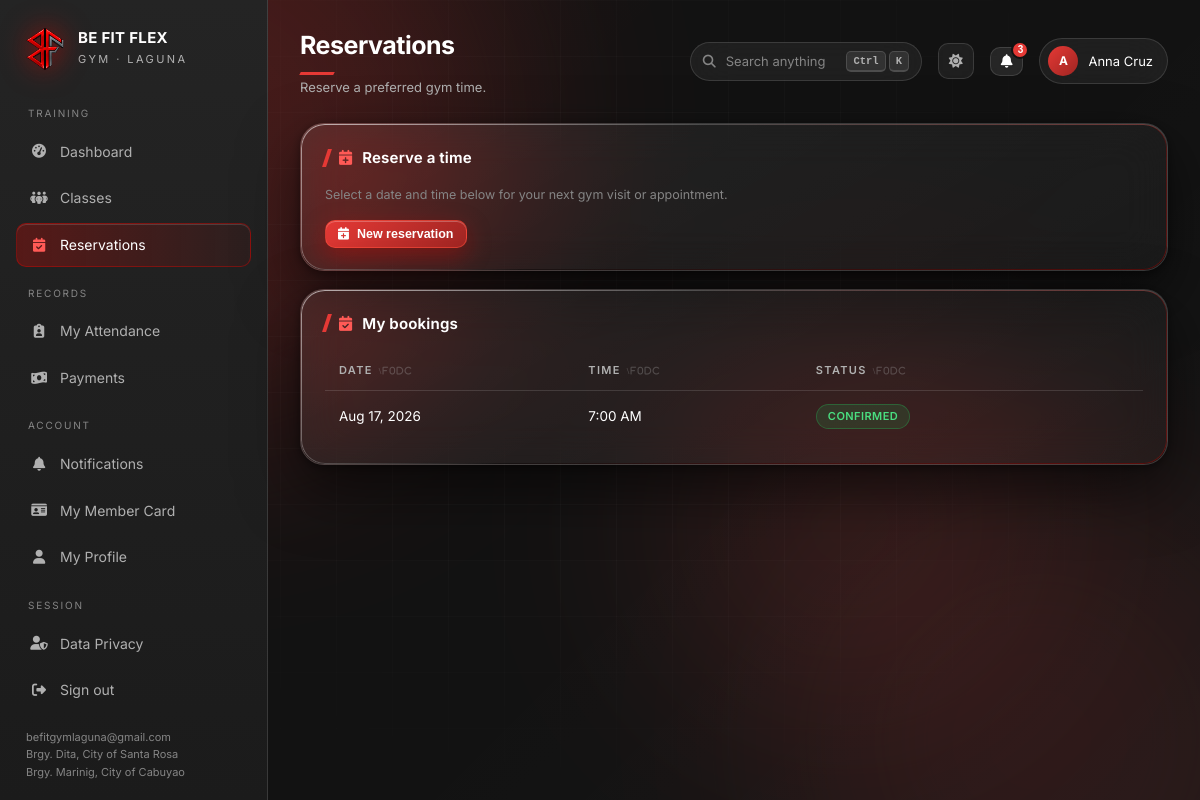
Screenshot of /member/reservations.php (signed in) with the database file from the repository.
### tables this page shows
CREATE TABLE reservations (
    reservation_id INT PRIMARY KEY AUTO_INCREMENT,
    member_id VARCHAR(50) NOT NULL,
    reservation_date DATE NOT NULL,
    reservation_time TIME NOT NULL,
    status ENUM('Confirmed','Cancelled','Completed') NOT NULL DEFAULT 'Confirmed',
    created_at TIMESTAMP DEFAULT CURRENT_TIMESTAMP,
    FOREIGN KEY (member_id) REFERENCES members(member_id) ON DELETE CASCADE,
    INDEX idx_member_id (member_id), INDEX idx_reservation_date (reservation_date)
);

### config/db.php (called while the page is built, shortened)
<?php
function db(): PDO
{
    static $pdo = null;
    if ($pdo instanceof PDO) {
        return $pdo;
    }
    $dsn = sprintf('mysql:host=%s;port=%s;dbname=%s;charset=utf8mb4', DB['host'], DB['port'], DB['name']);
    try {
        $pdo = new PDO($dsn, DB['user'], DB['pass'], [
            PDO::ATTR_ERRMODE            => PDO::ERRMODE_EXCEPTION,
            PDO::ATTR_DEFAULT_FETCH_MODE => PDO::FETCH_ASSOC,
            PDO::ATTR_EMULATE_PREPARES   => false,
        ]);
    } catch (PDOException $e) {
        http_response_code(500);
        error_log('Database connection failed: ' . $e->getMessage());
        echo '<!doctype html><meta charset="utf-8">'
           . '<div style="font:16px system-ui;background:#0a0a0a;color:#eee;padding:40px;height:100vh">'
           . '<h1 style="color:#E10600">Database connection failed</h1>'
           . '<p>MySQL is not reachable, the database has not been imported, or its environment variables are incorrect.</p>'
           . '<p>Check the database service and application logs, then verify the MYSQLHOST, MYSQLPORT, MYSQLDATABASE, MYSQLUSER, and MYSQLPASSWORD settings.</p></div>';
        exit;
    }
    return $pdo;
}

### member/reservations.php (the view, shortened to what this page needs)
<?php
$mid = $_SESSION['member_id'] ?? '';
$mine = rows(
  'SELECT r.*
     FROM reservations r
      WHERE r.member_id = ? ORDER BY r.reservation_date DESC, r.reservation_time DESC', [$mid]
);
include __DIR__ . '/../includes/header.php';
?>
<div class="panel glass">
  <h2><i class="fa-solid fa-calendar-plus"></i> Reserve a time</h2>
  <div class="note" style="margin-bottom:14px">Select a date and time below for your next gym visit or appointment.</div>
  <button class="btn red sm" onclick="book()"><i class="fa-solid fa-calendar-plus"></i> New reservation</button>
</div>
<div class="panel glass">
  <h2><i class="fa-solid fa-calendar-check"></i> My bookings</h2>
  <?php if (!$mine): ?>
    <div class="empty"><i class="fa-solid fa-calendar-xmark"></i>No bookings yet.</div>
  <?php else: ?>
  <div class="table-wrap"><table>
    <thead><tr><th>Date</th><th>Time</th><th>Status</th><th></th></tr></thead>
    <tbody>
    <?php foreach ($mine as $r): ?>
      <tr>
        <td><?= dt($r['reservation_date']) ?></td>
        <td><?= timeh($r['reservation_time']) ?></td>
        <td><?= badge($r['status']) ?></td>
        <td>
        </td>
      </tr>
    <?php endforeach; ?>
    </tbody>
  </table></div>
  <?php endif; ?>
</div>
<?php include __DIR__ . '/../includes/footer.php'; ?>

### includes/helpers.php (shortened to what this page needs)
<?php
function e(mixed $v): string
{
    return htmlspecialchars((string) $v, ENT_QUOTES, 'UTF-8');
}
function dt(?string $v, string $fmt = 'M j, Y'): string
{
    $ts = strtotime($v);
    return $ts ? date($fmt, $ts) : '—';
}
function timeh(?string $v): string
{
    return $v ? date('g:i A', strtotime($v)) : '—';
}
function badge(?string $status): string
{
    $map = [
        'Active' => 'ok', 'Paid' => 'ok', 'Completed' => 'ok', 'Present' => 'ok', 'Confirmed' => 'ok',
        'Pending' => 'warn', 'Scheduled' => 'warn', 'Late' => 'warn', 'Ongoing' => 'warn',
        'Inactive' => 'mute', 'Absent' => 'mute',
        'Overdue' => 'bad', 'Expired' => 'bad', 'Cancelled' => 'bad',
    ];
    $tone = $map[$status] ?? 'mute';
    return '<span class="chip ' . $tone . '">' . e($status ?? '—') . '</span>';
}
function stmt(string $sql): PDOStatement
{
    static $cache = [];
    return $cache[$sql] ??= db()->prepare($sql);
}
function rows(string $sql, array $args = []): array
{
    $s = stmt($sql);
    $s->execute($args);
    $r = $s->fetchAll();
    return $r;
}

### assets/css/glass.css (style rules this page uses)
:root { --red: #E53935; --red-hot: #FF5A56; --red-deep: #9F2522; --ink: #121212; --ink-2: #1F1F1F; --glass: rgba(255,255,255,.055); --glass-2: rgba(255,255,255,.085); --stroke: rgba(255,255,255,.13); --stroke-hot: rgba(225,6,0,.45); --text: #FFFFFF; --muted: #B0B0B0; --dim: #858585; --ok: #22C55E; --warn: #F59E0B; --bad: #EF4444; --info: #38BDF8; --r-lg: 24px; --r-md: 16px; --r-sm: 10px; --blur: saturate(180%) blur(22px); --shadow: 0 24px 60px rgba(0,0,0,.55), 0 2px 8px rgba(0,0,0,.4); --edge: inset 0 1px 0 rgba(255,255,255,.20), inset 0 -1px 0 rgba(0,0,0,.35); }
* { box-sizing: border-box; margin: 0; padding: 0; }
html { scroll-behavior: smooth; }
body { min-height: 100vh; background: var(--ink); color: var(--text); font: 15px/1.55 "Inter", -apple-system, BlinkMacSystemFont, "Segoe UI", Roboto, Arial, sans-serif; -webkit-font-smoothing: antialiased; overflow-x: hidden; }
body::before { content: ""; position: fixed; inset: 0; z-index: -1; pointer-events: none; background: linear-gradient(135deg, rgba(229,57,53,.06), transparent 34%), linear-gradient(315deg, rgba(255,255,255,.025), transparent 42%); }
.glass { position: relative; background: linear-gradient(150deg, var(--glass-2), var(--glass) 45%, rgba(255,255,255,.03)); backdrop-filter: var(--blur); -webkit-backdrop-filter: var(--blur); border: 1px solid var(--stroke); border-radius: var(--r-lg); box-shadow: var(--shadow), var(--edge); }
.glass::before { content: ""; position: absolute; inset: 0; border-radius: inherit; padding: 1px; background: linear-gradient(140deg, rgba(255,255,255,.55), rgba(255,255,255,0) 38%, rgba(225,6,0,.35) 100%); -webkit-mask: linear-gradient(#000 0 0) content-box, linear-gradient(#000 0 0); -webkit-mask-composite: xor; mask-composite: exclude; pointer-events: none; }
.panel { padding: 22px 24px; margin-bottom: 18px; }
.panel > h2 { font-size: 15px; font-weight: 650; letter-spacing: .01em; display: flex; align-items: center; gap: 10px; margin-bottom: 16px; }
.panel > h2::before { content: ""; width: 4px; height: 18px; background: var(--red); transform: skewX(-18deg); flex: 0 0 auto; }
.panel > h2 i { color: var(--red-hot); }
.table-wrap { overflow-x: auto; margin: 0 -6px; padding: 0 6px; }
table { width: 100%; border-collapse: separate; border-spacing: 0; font-size: 13.5px; }
thead th { text-align: left; padding: 11px 14px; font-size: 11px; letter-spacing: .12em; text-transform: uppercase; color: var(--muted); font-weight: 600; border-bottom: 1px solid var(--stroke); white-space: nowrap; }
tbody td { padding: 13px 14px; border-bottom: 1px solid rgba(255,255,255,.055); vertical-align: middle; }
tbody tr { transition: background .18s; }
tbody tr:last-child td { border-bottom: 0; }
.chip { display: inline-block; padding: 3px 11px; border-radius: 999px; font-size: 11px; font-weight: 600; letter-spacing: .04em; text-transform: uppercase; border: 1px solid transparent; white-space: nowrap; }
.chip.ok { background: rgba(34,197,94,.14); color: #4ADE80; border-color: rgba(34,197,94,.3); }
.btn { display: inline-flex; align-items: center; gap: 8px; padding: 9px 18px; border-radius: var(--r-sm); border: 1px solid var(--stroke); background: var(--glass-2); color: var(--text); font-size: 13.5px; font-weight: 550; cursor: pointer; text-decoration: none; backdrop-filter: var(--blur); -webkit-backdrop-filter: var(--blur); transition: all .2s; }
.btn.red { background: linear-gradient(135deg, var(--red), var(--red-deep)); border-color: rgba(255,80,60,.5); color: #fff; box-shadow: 0 8px 24px rgba(225,6,0,.35), inset 0 1px 0 rgba(255,255,255,.25); }
.btn.sm { padding: 6px 12px; font-size: 12.5px; }
.note { font-size: 12.5px; color: var(--dim); line-height: 1.65; }

### assets/css/ui.css (style rules this page uses)
:root { --row-y: 13px; --panel-p: 22px; }
.panel { padding: var(--panel-p) calc(var(--panel-p) + 2px); }
tbody td { padding: var(--row-y) 14px; }
thead th.sortable { cursor: pointer; user-select: none; white-space: nowrap; }
thead th.sortable::after { content: "\\f0dc"; font-family: "Font Awesome 6 Free"; font-weight: 900; font-size: 9px; margin-left: 6px; opacity: .3; }

### rows the page displays
reservations: reservation_date "Aug 17, 2026", reservation_time "7:00 AM", status "CONFIRMED"

### other values shown
$group "TRAINING"
$label "Dashboard"
$label "Classes"
$label "Reservations"
$group "RECORDS"
$label "My Attendance"
$label "Payments"
$group "ACCOUNT"
$label "Notifications"
$label "My Member Card"
$label "My Profile"
APP_EMAIL "befitgymlaguna@gmail.com"
$br "Brgy. Dita, City of Santa Rosa"
$br "Brgy. Marinig, City of Cabuyao"
$title "Reservations"
